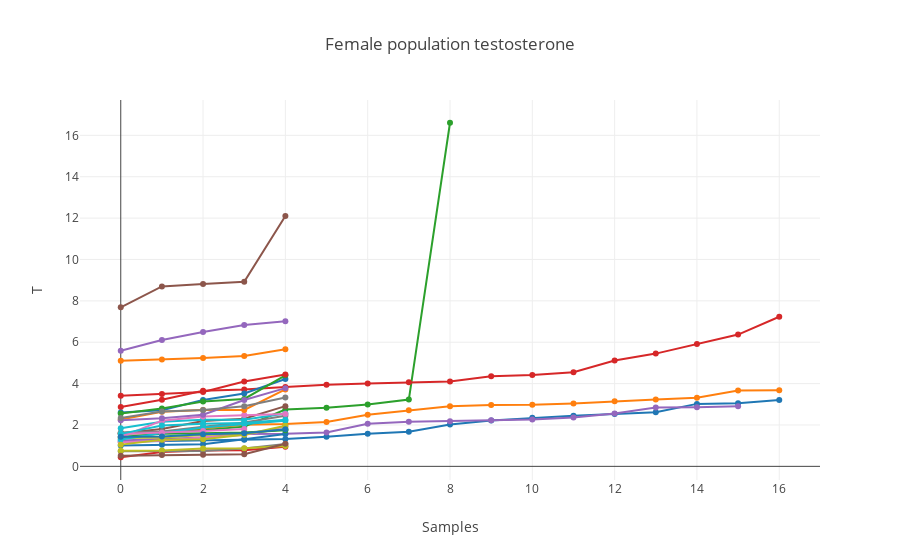

Here is the notebook cell this chart was saved with:
### Markdown cell above
### General trends of testosterone in female athletes

### Code cell
plotData = []
for test in female_testosterones:
    plotData.append(go.Scatter(x= np.arange(len(test)), y= test.values, name=testosterones[0].index[0], showlegend=False)) 

layout = dict(title = 'Female population testosterone',
              xaxis = dict(title = 'Samples'),
              yaxis = dict(title = 'T'))

iplot(dict(data=plotData, layout=layout))

### Figure 1 — Plotly figure (JSON) as saved in the notebook; plotly's stock layout.template omitted (floating-point values rounded to 4 significant figures)
{"data": [{"name": 1, "showlegend": false, "type": "scatter", "x": [0, 1, 2, 3, 4, 5, 6, 7, 8, 9, 10, 11, 12, 13, 14, 15, 16], "y": [1.19, 1.23, 1.26, 1.28, 1.32, 1.43, 1.58, 1.67, 2.02, 2.22, 2.35, 2.45, 2.53, 2.62, 3.02, 3.05, 3.21]}, {"name": 1, "showlegend": false, "type": "scatter", "x": [0, 1, 2, 3, 4, 5, 6, 7, 8, 9, 10, 11, 12, 13, 14, 15, 16], "y": [1.6, 1.6, 1.83, 2.01, 2.05, 2.14, 2.49, 2.71, 2.9, 2.97, 2.98, 3.04, 3.15, 3.23, 3.32, 3.67, 3.68]}, {"name": 1, "showlegend": false, "type": "scatter", "x": [0, 1, 2, 3, 4, 5, 6, 7, 8], "y": [1.57, 1.64, 1.75, 1.92, 2.75, 2.83, 2.99, 3.23, 16.61]}, {"name": 1, "showlegend": false, "type": "scatter", "x": [0, 1, 2, 3, 4, 5, 6, 7, 8, 9, 10, 11, 12, 13, 14, 15, 16], "y": [2.87, 3.22, 3.65, 3.71, 3.84, 3.95, 4.01, 4.06, 4.1, 4.36, 4.41, 4.55, 5.12, 5.45, 5.91, 6.37, 7.23]}, {"name": 1, "showlegend": false, "type": "scatter", "x": [0, 1, 2, 3, 4, 5, 6, 7, 8, 9, 10, 11, 12, 13, 14, 15], "y": [1.25, 1.33, 1.4, 1.56, 1.57, 1.64, 2.06, 2.16, 2.18, 2.23, 2.27, 2.36, 2.55, 2.85, 2.86, 2.9]}, {"name": 1, "showlegend": false, "type": "scatter", "x": [0, 1, 2, 3, 4], "y": [1.6, 1.81, 2.19, 2.3, 2.91]}, {"name": 1, "showlegend": false, "type": "scatter", "x": [0, 1, 2, 3, 4], "y": [1.16, 1.24, 1.41, 1.51, 1.92]}, {"name": 1, "showlegend": false, "type": "scatter", "x": [0, 1, 2, 3, 4], "y": [1.64, 1.69, 1.92, 2.12, 2.45]}, {"name": 1, "showlegend": false, "type": "scatter", "x": [0, 1, 2, 3, 4], "y": [1.37, 1.4, 1.52, 1.57, 1.8]}, {"name": 1, "showlegend": false, "type": "scatter", "x": [0, 1, 2, 3, 4], "y": [1.84, 2.16, 2.25, 2.25, 2.56]}, {"name": 1, "showlegend": false, "type": "scatter", "x": [0, 1, 2, 3, 4], "y": [1.01, 1.04, 1.07, 1.31, 1.56]}, {"name": 1, "showlegend": false, "type": "scatter", "x": [0, 1, 2, 3, 4], "y": [5.1, 5.16, 5.24, 5.34, 5.66]}, {"name": 1, "showlegend": false, "type": "scatter", "x": [0, 1, 2, 3, 4], "y": [1.42, 1.58, 1.6, 1.64, 1.74]}, {"name": 1, "showlegend": false, "type": "scatter", "x": [0, 1, 2, 3, 4], "y": [0.44, 0.69, 0.77, 0.78, 0.95]}, {"name": 1, "showlegend": false, "type": "scatter", "x": [0, 1, 2, 3, 4], "y": [5.59, 6.11, 6.49, 6.83, 7.02]}, {"name": 1, "showlegend": false, "type": "scatter", "x": [0, 1, 2, 3, 4], "y": [7.69, 8.7, 8.81, 8.92, 12.1]}, {"name": 1, "showlegend": false, "type": "scatter", "x": [0, 1, 2, 3, 4], "y": [1.42, 2.21, 2.41, 2.48, 2.53]}, {"name": 1, "showlegend": false, "type": "scatter", "x": [0, 1, 2, 3, 4], "y": [0.73, 0.73, 0.74, 0.86, 1.08]}, {"name": 1, "showlegend": false, "type": "scatter", "x": [0, 1, 2, 3, 4], "y": [0.76, 0.77, 0.86, 0.88, 0.98]}, {"name": 1, "showlegend": false, "type": "scatter", "x": [0, 1, 2, 3, 4], "y": [1.3, 1.61, 1.88, 2.03, 2.2]}, {"name": 1, "showlegend": false, "type": "scatter", "x": [0, 1, 2, 3, 4], "y": [2.6, 2.71, 3.21, 3.52, 4.22]}, {"name": 1, "showlegend": false, "type": "scatter", "x": [0, 1, 2, 3, 4], "y": [2.26, 2.64, 2.72, 2.73, 3.72]}, {"name": 1, "showlegend": false, "type": "scatter", "x": [0, 1, 2, 3, 4], "y": [2.56, 2.8, 3.13, 3.26, 4.4]}, {"name": 1, "showlegend": false, "type": "scatter", "x": [0, 1, 2, 3, 4], "y": [3.41, 3.5, 3.59, 4.1, 4.44]}, {"name": 1, "showlegend": false, "type": "scatter", "x": [0, 1, 2, 3, 4], "y": [2.23, 2.33, 2.5, 3.21, 3.78]}, {"name": 1, "showlegend": false, "type": "scatter", "x": [0, 1, 2, 3, 4], "y": [0.51, 0.55, 0.56, 0.59, 1.09]}, {"name": 1, "showlegend": false, "type": "scatter", "x": [0, 1, 2, 3], "y": [1.56, 1.62, 1.71, 1.8]}, {"name": 1, "showlegend": false, "type": "scatter", "x": [0, 1, 2, 3, 4], "y": [2.34, 2.65, 2.73, 2.91, 3.33]}, {"name": 1, "showlegend": false, "type": "scatter", "x": [0, 1, 2, 3, 4], "y": [1.05, 1.28, 1.31, 1.53, 1.96]}, {"name": 1, "showlegend": false, "type": "scatter", "x": [0, 1, 2, 3, 4], "y": [1.57, 1.97, 2.06, 2.1, 2.25]}, {"name": 1, "showlegend": false, "type": "scatter", "x": [0, 1, 2, 3, 4], "y": [1.43, 1.44, 1.55, 1.6, 1.79]}], "layout": {"title": "Female population testosterone", "xaxis": {"title": "Samples"}, "yaxis": {"title": "T"}}}
